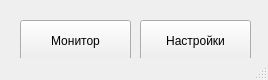
<?xml version="1.0" encoding="UTF-8"?>
<ui version="4.0">
 <class>MainWindow</class>
 <widget class="QMainWindow" name="MainWindow">
  <property name="geometry">
   <rect>
    <x>0</x>
    <y>0</y>
    <width>268</width>
    <height>80</height>
   </rect>
  </property>
  <property name="sizePolicy">
   <sizepolicy hsizetype="Preferred" vsizetype="Preferred">
    <horstretch>0</horstretch>
    <verstretch>0</verstretch>
   </sizepolicy>
  </property>
  <property name="minimumSize">
   <size>
    <width>268</width>
    <height>80</height>
   </size>
  </property>
  <property name="maximumSize">
   <size>
    <width>268</width>
    <height>80</height>
   </size>
  </property>
  <property name="windowTitle">
   <string>PR-G07</string>
  </property>
  <widget class="QWidget" name="centralwidget">
   <widget class="QPushButton" name="monitor_button">
    <property name="geometry">
     <rect>
      <x>20</x>
      <y>20</y>
      <width>111</width>
      <height>41</height>
     </rect>
    </property>
    <property name="text">
     <string>Монитор</string>
    </property>
    <property name="iconSize">
     <size>
      <width>32</width>
      <height>32</height>
     </size>
    </property>
   </widget>
   <widget class="QPushButton" name="settings_button">
    <property name="geometry">
     <rect>
      <x>140</x>
      <y>20</y>
      <width>111</width>
      <height>41</height>
     </rect>
    </property>
    <property name="text">
     <string>Настройки</string>
    </property>
    <property name="iconSize">
     <size>
      <width>32</width>
      <height>32</height>
     </size>
    </property>
   </widget>
  </widget>
  <widget class="QStatusBar" name="statusbar"/>
  <action name="action">
   <property name="text">
    <string>монитор</string>
   </property>
  </action>
 </widget>
 <resources/>
 <connections/>
</ui>
